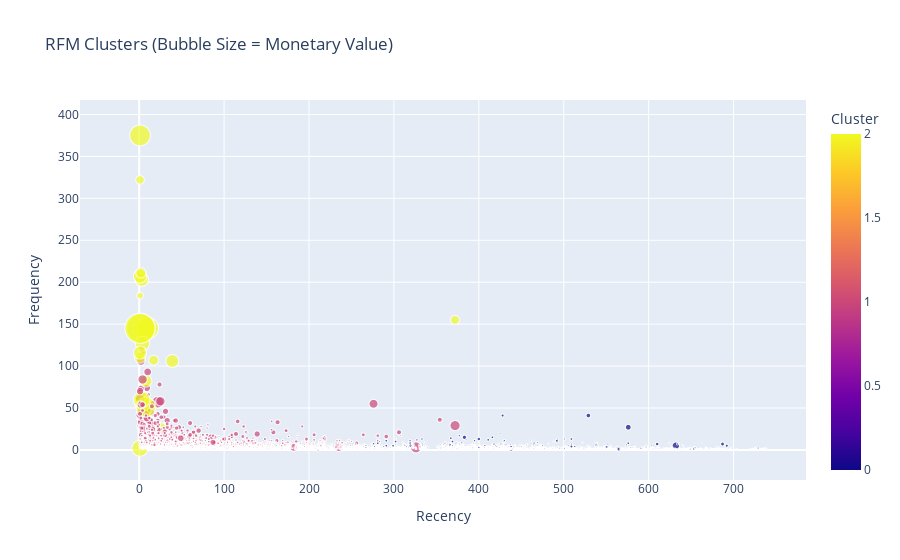

Here is the notebook cell this chart was saved with:
### Markdown cell above
## Bubble chart

### Code cell
# Bubble chart with cluster colors (to identify bulk buyers)
fig = px.scatter(
    rfm,
    x='Recency',
    y='Frequency',
    size='Monetary',
    color='Cluster',
    hover_name=rfm.index if 'Customer ID' not in rfm.columns else rfm['Customer ID'],
    title='RFM Clusters (Bubble Size = Monetary Value)',
    size_max=30
)
fig.show()

### Figure 1 — Plotly figure (JSON) as saved in the notebook; plotly's stock layout.template omitted (floating-point values rounded to 4 significant figures; data arrays with more than 128 entries replaced by an {"elided": "..."} marker saying what was removed)
{"data": [{"hovertemplate": "<b>%{hovertext}</b><br><br>Recency=%{x}<br>Frequency=%{y}<br>Monetary=%{marker.size}<br>Cluster=%{marker.color}<extra></extra>", "hovertext": {"elided": "5853 str values"}, "legendgroup": "", "marker": {"color": {"elided": "5853 int values"}, "coloraxis": "coloraxis", "size": {"elided": "5853 float values"}, "sizemode": "area", "sizeref": 645.5, "symbol": "circle"}, "mode": "markers", "name": "", "showlegend": false, "type": "scattergl", "x": {"elided": "5853 int values"}, "xaxis": "x", "y": {"elided": "5853 int values"}, "yaxis": "y"}], "layout": {"coloraxis": {"colorbar": {"title": {"text": "Cluster"}}, "colorscale": [[0, "#0d0887"], [0.1111, "#46039f"], [0.2222, "#7201a8"], [0.3333, "#9c179e"], [0.4444, "#bd3786"], [0.5556, "#d8576b"], [0.6667, "#ed7953"], [0.7778, "#fb9f3a"], [0.8889, "#fdca26"], [1, "#f0f921"]]}, "legend": {"itemsizing": "constant", "tracegroupgap": 0}, "title": {"text": "RFM Clusters (Bubble Size = Monetary Value)"}, "xaxis": {"anchor": "y", "domain": [0, 1], "title": {"text": "Recency"}}, "yaxis": {"anchor": "x", "domain": [0, 1], "title": {"text": "Frequency"}}}}
